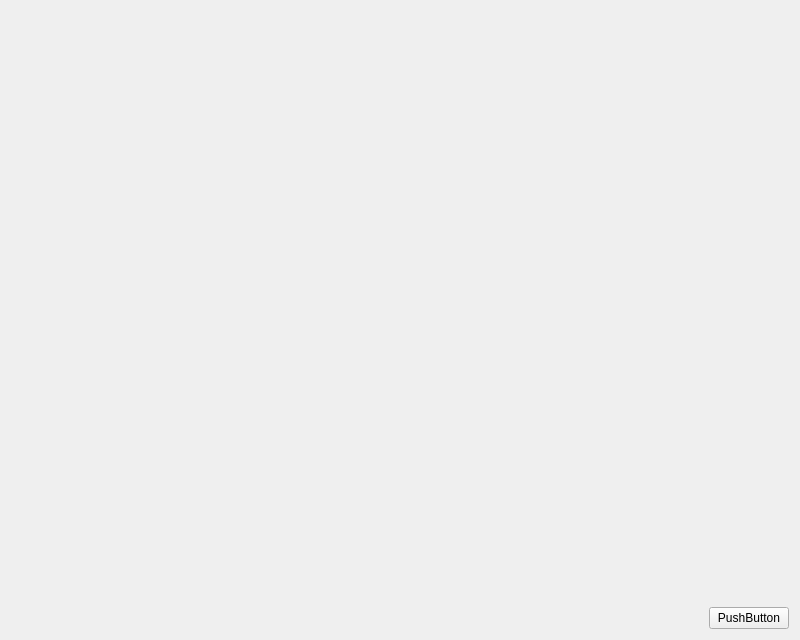
<?xml version="1.0" encoding="UTF-8"?>
<ui version="4.0">
 <class>MainWindow</class>
 <widget class="QMainWindow" name="MainWindow">
  <property name="geometry">
   <rect>
    <x>0</x>
    <y>0</y>
    <width>800</width>
    <height>640</height>
   </rect>
  </property>
  <property name="windowTitle">
   <string>MainWindow</string>
  </property>
  <widget class="QWidget" name="centralWidget">
   <layout class="QHBoxLayout" name="horizontalLayout_2">
    <item>
     <widget class="QWidget" name="MUGPS_widget" native="true">
      <property name="sizePolicy">
       <sizepolicy hsizetype="Expanding" vsizetype="Expanding">
        <horstretch>0</horstretch>
        <verstretch>0</verstretch>
       </sizepolicy>
      </property>
     </widget>
    </item>
    <item>
     <layout class="QHBoxLayout" name="horizontalLayout">
      <item>
       <layout class="QVBoxLayout" name="verticalLayout">
        <item>
         <spacer name="verticalSpacer">
          <property name="orientation">
           <enum>Qt::Vertical</enum>
          </property>
          <property name="sizeHint" stdset="0">
           <size>
            <width>20</width>
            <height>40</height>
           </size>
          </property>
         </spacer>
        </item>
        <item>
         <widget class="QPushButton" name="pushButton">
          <property name="text">
           <string>PushButton</string>
          </property>
         </widget>
        </item>
       </layout>
      </item>
     </layout>
    </item>
   </layout>
  </widget>
 </widget>
 <layoutdefault spacing="6" margin="11"/>
 <resources/>
 <connections/>
</ui>
